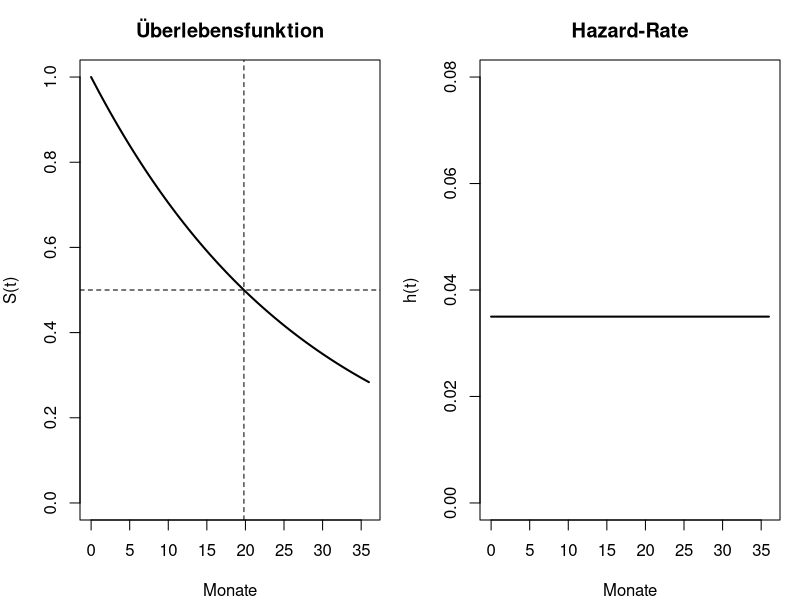

Recreate this plot in R.
## ---- chunk 1
#| label: setup-r
#| include: false
library(survival)

set.seed(2026)
## ---- chunk 2
#| label: zensierung-r
# Studioabos: ein Teil kuendigt, der Rest ist am Stichtag nach 24 Monaten dabei.
# Zwei Faelle: maessige Zensierung (hohe Rate) und starke Zensierung.
vergleich <- function(rate, stichtag = 24, n = 4000) {
  t <- rexp(n, rate)
  zeit <- pmin(t, stichtag)
  status <- as.integer(t <= stichtag)
  km <- summary(survfit(Surv(zeit, status) ~ 1))$table["median"]
  c(anteil_zensiert = round(mean(status == 0), 2),
    wahrer_median = round(log(2) / rate, 1),
    nur_ereignisse = round(median(zeit[status == 1]), 1),
    alle_als_ereignis = round(median(zeit), 1),
    kaplan_meier = round(unname(km), 1))
}

rbind(maessig = vergleich(0.035),
      stark = vergleich(0.020))
## ---- chunk 3
#| label: fig-survival-hazard-r
#| fig-cap: "Überlebensfunktion und Hazard-Rate für dieselbe Verteilung. Die konstante Hazard-Rate ergibt eine exponentiell fallende Überlebenskurve."
#| fig-height: 3.2
rate <- 0.035          # dieselbe Rate wie im Fall maessiger Zensierung
t <- seq(0, 36, by = 0.5)

par(mfrow = c(1, 2), mar = c(4, 4, 3, 1))
plot(t, exp(-rate * t), type = "l", lwd = 2, ylim = c(0, 1),
     xlab = "Monate", ylab = "S(t)", main = "Überlebensfunktion")
abline(h = 0.5, lty = 2); abline(v = log(2) / rate, lty = 2)
plot(t, rep(rate, length(t)), type = "l", lwd = 2, ylim = c(0, 0.08),
     xlab = "Monate", ylab = "h(t)", main = "Hazard-Rate")
par(mfrow = c(1, 1))
